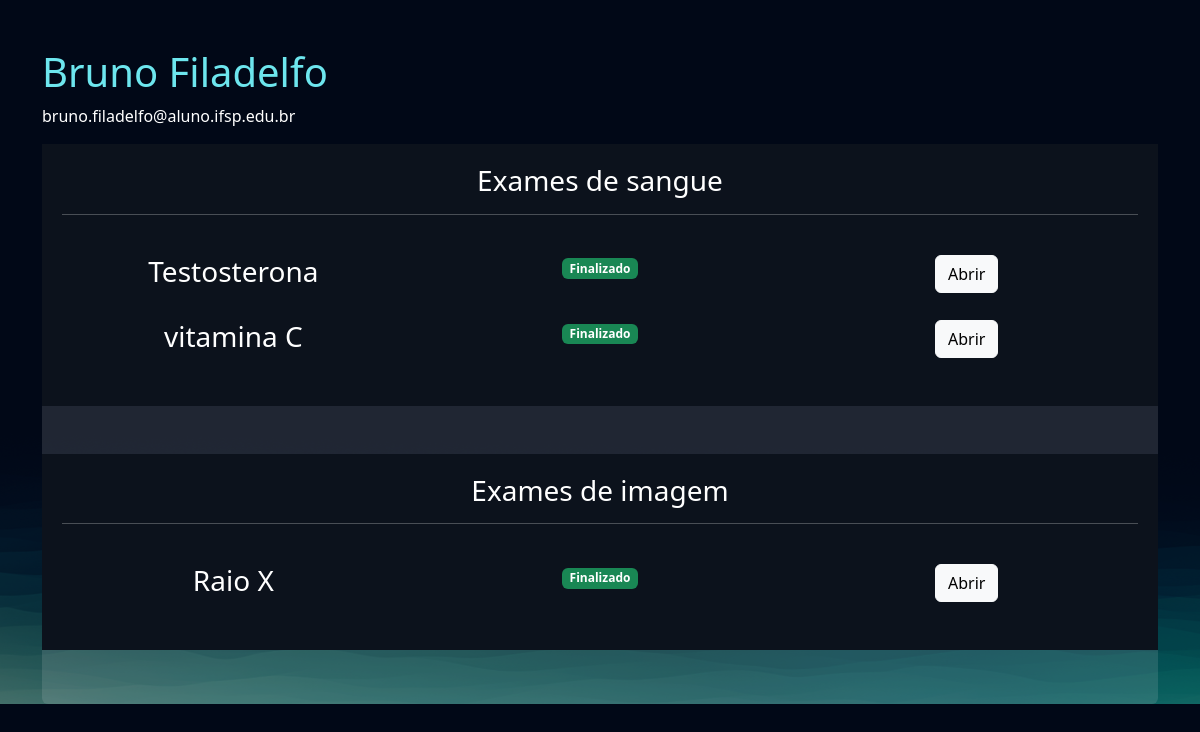
Before: /portfólio/cliente/13 (signed in) with the older database file.
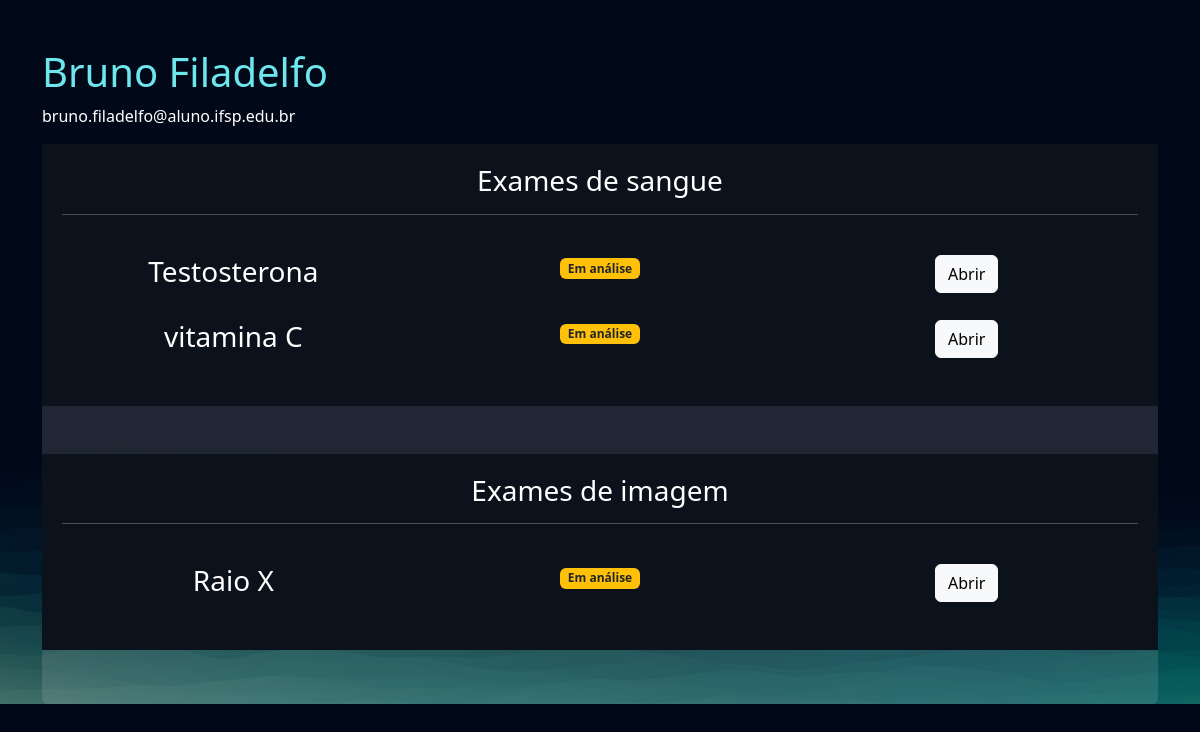
After: the same page with the newer database file.
### exames/models.py (models this page shows, shortened)
class SolicitacaoExame(models.Model):
    choice_status = (
      ('E', 'Em análise'),
      ('F', 'Finalizado')
    )
    usuario = models.ForeignKey(User, on_delete=models.DO_NOTHING)
    exame = models.ForeignKey(TiposExames, on_delete=models.DO_NOTHING)
    status = models.CharField(max_length=2, choices=choice_status)
    resultado = models.FileField(upload_to="resultados", null=True, blank=True)
    requer_senha = models.BooleanField(default=False)
    senha = models.CharField(max_length=16, null=True, blank=True)
    def badge_template(self):
        if self.status == "E":
            classes = 'bg-warning text-dark '
            texto = "Em análise"
        elif self.status == "F":
            classes = 'bg-success'
            texto = "Finalizado"
        return mark_safe (f'<span class="badge {classes}">{texto}</span>')

class TiposExames(models.Model):
    tipo_choices = (
        ('I', 'Exame de imagem'),
        ('S', 'Exame de sangue')
    )
    nome = models.CharField(max_length=50)
    tipo = models.CharField(max_length=1, choices=tipo_choices)
    preco = models.FloatField()
    disponivel = models.BooleanField(default=True)
    horario_inicial = models.IntegerField()
    horario_final = models.IntegerField()

### portfólio/views.py (called while the page is built)
@staff_member_required
def cliente(request, cliente_id):
    cliente = User.objects.get(id=cliente_id)
    exames = SolicitacaoExame.objects.filter(usuario=cliente)
    return render(request, 'cliente.html', {'cliente': cliente, 'exames': exames})

### portfólio/templates/cliente.html (shortened to what this page needs)
{% extends "bases/base.html" %} {% load static %} {% block 'head' %}
<link href="{% static 'exames/css/css.css' %}" rel="stylesheet" />
<link href="{% static 'exames/css/gerenciar_pedidos.css' %}" rel="stylesheet" />
<link href="{% static 'exames/css/gerenciar_exames.css' %}" rel="stylesheet" />
{% endblock 'head' %} {% block 'conteudo' %}
<br />
<br />
<div class="container">
  <h3 class="font-destaque">{{cliente.get_full_name}}</h3>
  <p>{{cliente.email}}</p>
  <div class="card card-view">
    <div class="sub-card">
      <h3>Exames de sangue</h3>
      <hr />
      <br />
      {% for exame in exames %} {% if exame.exame.tipo == 'S'%}
      <div class="row">
        <div class="col-md"><h3>{{exame.exame.nome}}</h3></div>
        <div class="col-md">{{exame.badge_template}}</div>
        <div class="col-md">
          <a href="{% url 'exame_cliente' exame.id %}" class="btn btn-light">Abrir</a>
        </div>
      </div>
      <br />
      {% endif %} {% endfor %}
    </div>
    <br />
    <br />
    <div class="sub-card">
      <h3>Exames de imagem</h3>
      <hr />
      <br />
      {% for exame in exames %} {% if exame.exame.tipo == 'I'%}
      <div class="row">
        <div class="col-md"><h3>{{exame.exame.nome}}</h3></div>
        <div class="col-md">{{exame.badge_template}}</div>
        <div class="col-md"><a href="{% url 'exame_cliente' exame.id %}" class="btn btn-light">Abrir</a></div>
      </div>
      <br />
      {% endif %} {% endfor %}
    </div>
  </div>
</div>
{% endblock 'conteudo' %}

### templates/bases/base.html (shortened to what this page needs)
{% load static %}
<!DOCTYPE html>
<html lang="pt-BR">
    <head>
        <link href="https://cdn.jsdelivr.net/npm/bootstrap@5.3.1/dist/css/bootstrap.min.css"
              rel="stylesheet">
        <link rel="stylesheet"
              href="https://cdnjs.cloudflare.com/ajax/libs/font-awesome/6.4.2/css/all.min.css"
 />
        <link rel="stylesheet" href="{% static 'geral/css/base.css' %}">
        {% block 'head' %}{% endblock %}
    </head>
    <body>
        {% block 'conteudo' %}{% endblock %}
    </body>
</html>

### templates/static/geral/css/base.css (style rules this page uses)
:root { --main-color: #151C34; --dark-color: #0C121C ; --light-color: #6DE6EE; --contrast-color: #f4c96b; --differential-color: #066668; }
* { color: white }
.font-destaque { color: var(--light-color); font-size: 40px; }

### templates/static/exames/css/css.css (style rules this page uses)
body { background-image: url('/static/geral/img/bg2.png'); background-size: cover; }
.card { background-color: rgba(217, 217, 217, .14); color: white; padding: 15px; }

### templates/static/exames/css/gerenciar_pedidos.css (style rules this page uses)
.card-view { text-align: center; padding: 0; border: none; height: 70vh; }

### templates/static/exames/css/gerenciar_exames.css (style rules this page uses)
.sub-card { background-color: var(--dark-color); padding: 20px; }

Changed rows visible on the page:
changed SolicitacaoExame "Testosterona": status "F" → "E" (drawn); badge_template "Finalizado" → "Em análise"
changed SolicitacaoExame "vitamina C": status "F" → "E" (drawn); badge_template "Finalizado" → "Em análise"
changed SolicitacaoExame "Raio X": status "F" → "E" (drawn); badge_template "Finalizado" → "Em análise"
